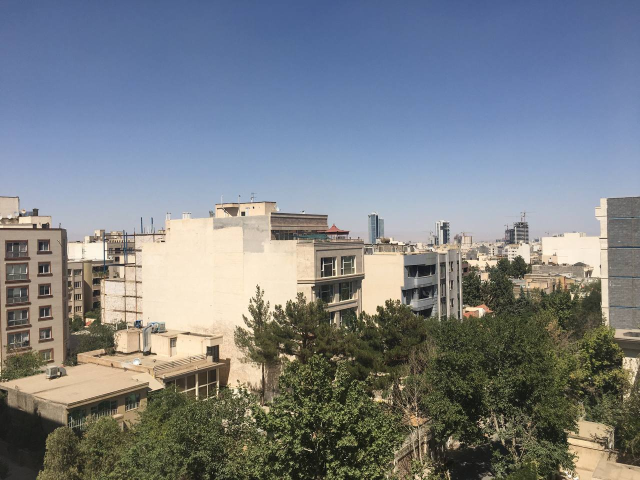
%> input picture Building Scene 2/images/image1.jpg, 1280 x 960 px (shown at 1/2 size)
$ octave code.m   (GNU Octave 9; MATLAB toolbox functions it lacks are replaced by stand-ins)
%> lines starting %> are read from the running program, lines starting %| are printed output that depends on the picture
clc;
clear;
clear all;
close;
close all;

buildingScene = imageDatastore(["images\image1.jpg" , "images\image2.jpg" , "images\image3.jpg" , "images\image4.jpg", "images\image5.jpg" , "images\image6.jpg"]);

montage(buildingScene.Files)
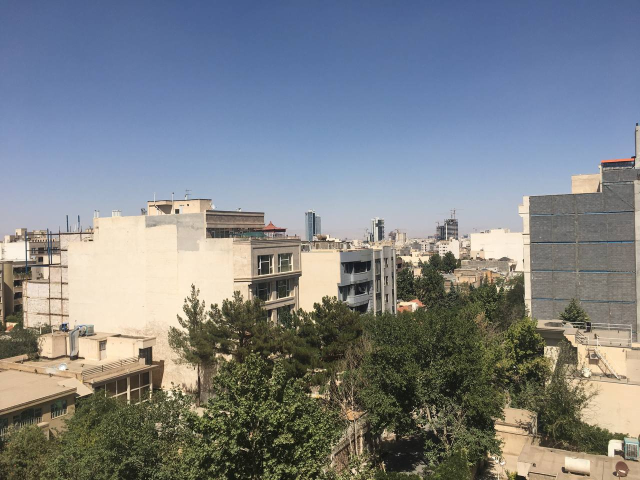
%> input picture Building Scene 2/images/image2.jpg, 1280 x 960 px (shown at 1/2 size)
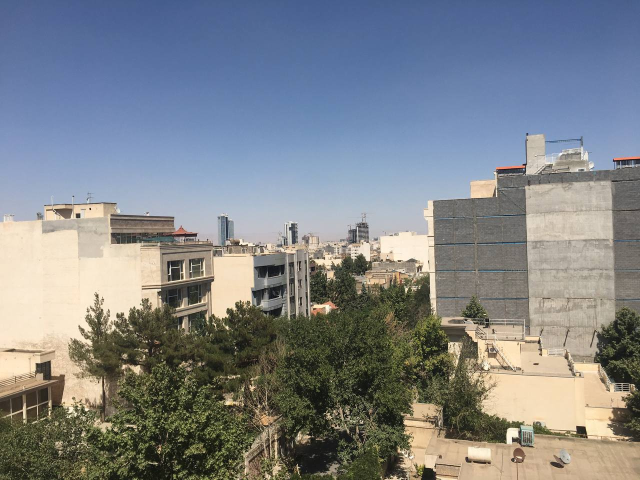
%> input picture Building Scene 2/images/image3.jpg, 1280 x 960 px (shown at 1/2 size)
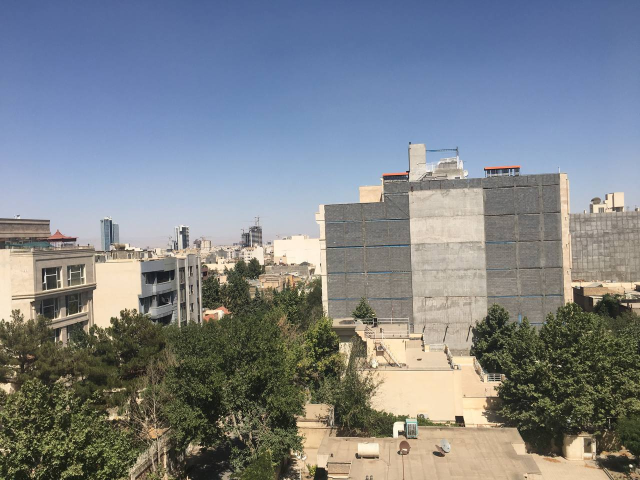
%> input picture Building Scene 2/images/image4.jpg, 1280 x 960 px (shown at 1/2 size)
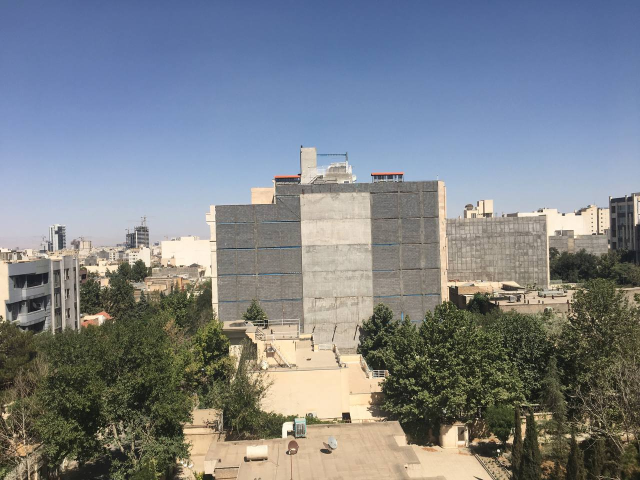
%> input picture Building Scene 2/images/image5.jpg, 1280 x 960 px (shown at 1/2 size)
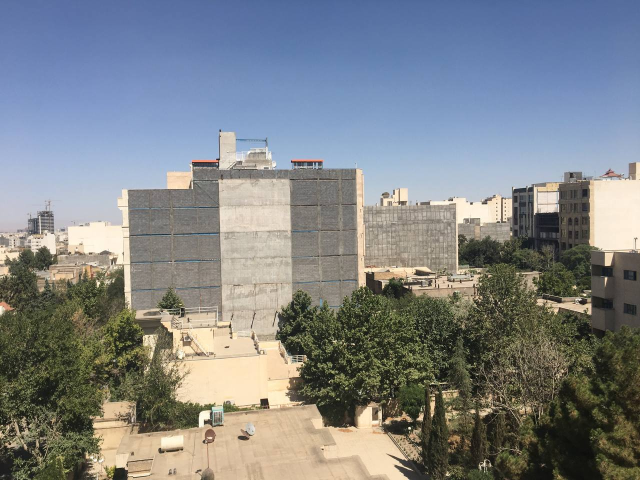
%> input picture Building Scene 2/images/image6.jpg, 1280 x 960 px (shown at 1/2 size)

I = readimage(buildingScene,1);
%> I is the input picture: size 960x1280x3 uint8; mean R, G, B 122.4, 128.1, 133.8

grayImage = im2gray(I);
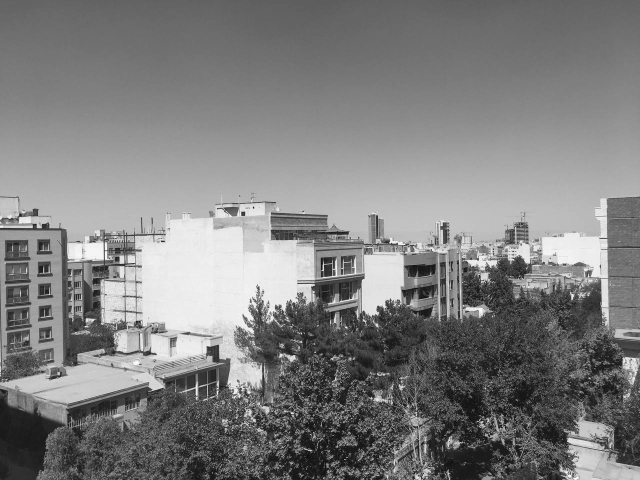
%> grayImage: size 960x1280 uint8 (shown at 1/2 size); min 0, max 255, mean 127

points = detectSIFTFeatures(grayImage);
%> points = 6468 points; strongest (x, y): (508, 416), (508, 416), (631, 705), (631, 705), (631, 705)

[features, points] = extractFeatures(grayImage,points , "Method", "SIFT");
%> points = 6455 points; strongest (x, y): (508, 416), (508, 416), (631, 705), (631, 705), (631, 705)

numImages = numel(buildingScene.Files);

%> (the run ends here)
